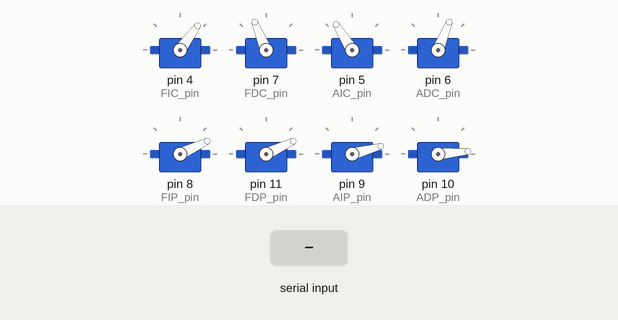
This sketch was run on a simulated Arduino Uno, built with avr-gcc and run on an emulated ATmega328P. Shown: 8 × servo. The test bench sets the inputs (shaded band).

Above: at 1.2 s.
1.3 s: "w" received over Serial
At 3.5 s:
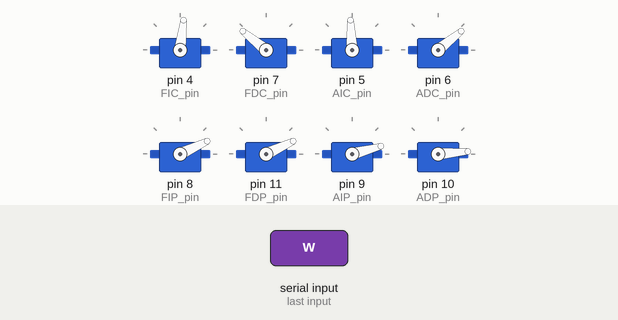
4.3 s: "s" received over Serial
At 5.8 s:
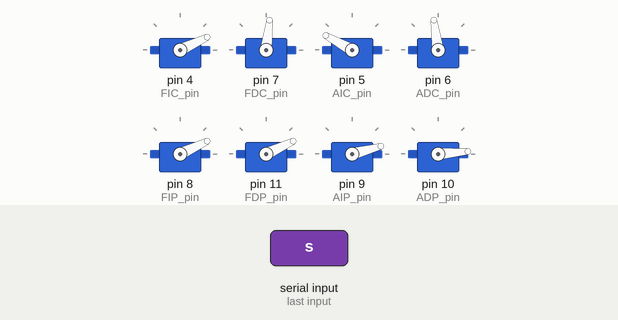
7.3 s: "a" received over Serial
At 9.2 s:
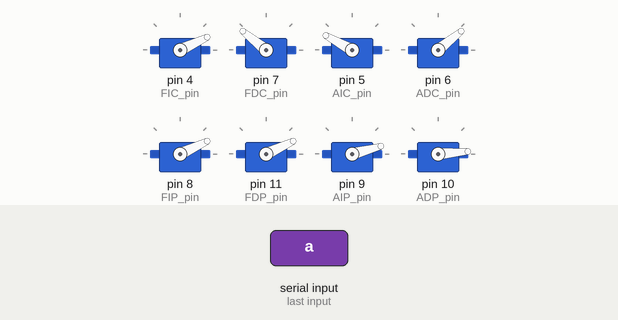
10.3 s: "d" received over Serial
At 11.5 s:
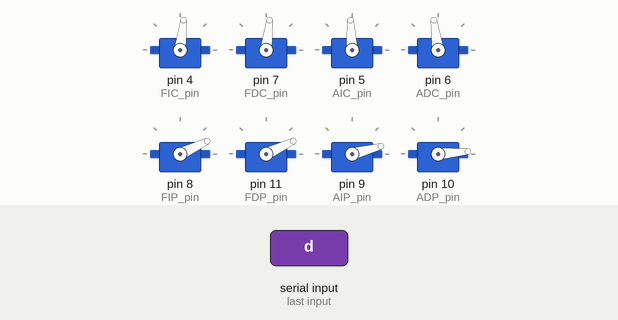
13.3 s: "p" received over Serial
At 15.1 s:
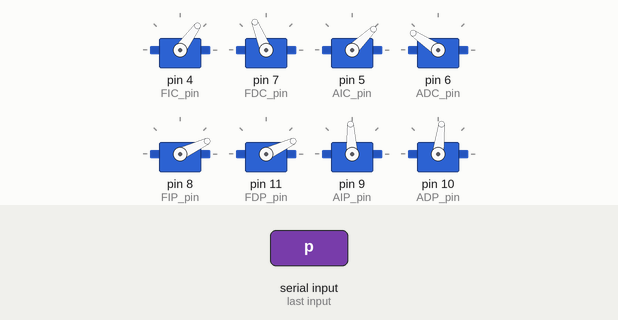
16.3 s: "h" received over Serial
At 20.3 s:
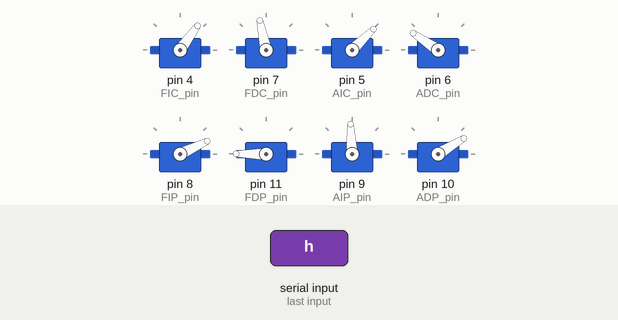
Timing chart, 0 to 22.4 s (numbered marks = the images above; inputs shaded):
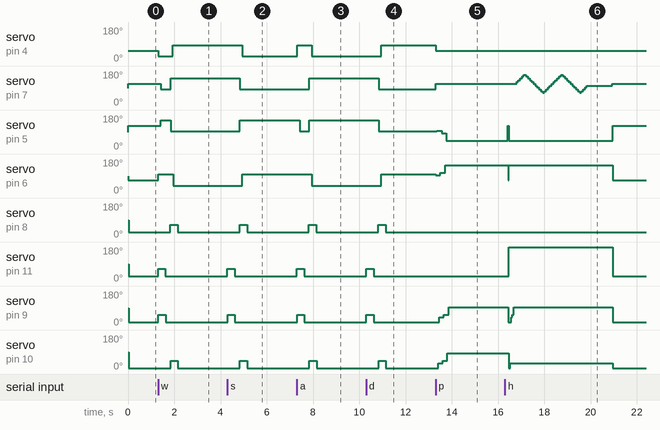

Measured:
- after the input at 1.3 s, servo on pin 4 (FIC_pin): 54° → 25° at once, → 83° 0.63 s later; servo on pin 7 (FDC_pin): 112° → 83° after 0.12 s, → 141° 0.43 s later
- after the input at 4.3 s, servo on pin 4 (FIC_pin): 83° → 25° after 0.64 s; servo on pin 7 (FDC_pin): 141° → 83° after 0.54 s; servo on pin 5 (AIC_pin): 93° → 151° after 0.54 s; servo on pin 6 (ADC_pin): 39° → 98° after 0.65 s; servo on pin 8 (FIP_pin): 25° → 64° after 0.53 s, → 25° 0.32 s later
- after the input at 7.3 s, servo on pin 4 (FIC_pin): 25° → 83° at once, → 25° 0.63 s later; servo on pin 7 (FDC_pin): 83° → 141° after 0.54 s; servo on pin 5 (AIC_pin): 151° → 93° after 0.12 s, → 151° 0.42 s later; servo on pin 6 (ADC_pin): 98° → 39° after 0.65 s; servo on pin 8 (FIP_pin): 25° → 64° after 0.53 s, → 25° 0.32 s later
- after the input at 10.3 s, servo on pin 4 (FIC_pin): 25° → 83° after 0.64 s; servo on pin 7 (FDC_pin): 141° → 83° after 0.54 s; servo on pin 5 (AIC_pin): 151° → 93° after 0.54 s; servo on pin 6 (ADC_pin): 39° → 98° after 0.65 s; servo on pin 8 (FIP_pin): 25° → 64° after 0.53 s, → 25° 0.32 s later
- after the input at 13.3 s, servo on pin 4 (FIC_pin): 83° → 54° at once; servo on pin 7 (FDC_pin): 83° → 112° at once

The sketch:

arania-pollito.ino
```cpp
//--------------------------------------------------------------
// ARANIA POLLITO
//
// Codigo basado en:
// Stompy the Robot - Mk 1 - APC Magazine, July 2013 issue//
// Modified by Darren Yates 3 May 2013
// From code originally developed by Russell Cameron, Dagu.
// Editado y comentado por Konrad PEschka, Bs As, 2015
//--------------------------------------------------------------

#include <Servo.h>
#include <NewPing.h>

#define TRIG_PIN A0
#define ECHO_PIN A1
#define MAX_DISTANCE 400

// Sensor ecoico
NewPing sonar(TRIG_PIN, ECHO_PIN, MAX_DISTANCE);

//-------------------------------------------------------------------
// Velocidad de movimiento de todo el robot. Mas chico, mas rapido.
//-------------------------------------------------------------------
int Time=200;

//-------------------------------------------------------------------
//  Definicion de las constantes posicion inicial de cada servo.
//-------------------------------------------------------------------
#define FIC_centro      1100     //Frente_Izquierda_cuerpo_centro
#define FDC_centro      1700     //Frente_derecha_cuerpo_centro
#define AIC_centro      1800     //Atras_Izquierda_cuerpo_centro
#define ADC_centro      1250     //Atras_derecha_cuerpo_centro

#define FIP_centro      800      //Frente_Izquierda_pata_centro
#define FDP_centro      800      //Frente_derecha_pata_centro
#define AIP_centro      700      //Atras_Izquierda_pata_centro
#define ADP_centro      600      //Atras_derecha_pata_centro

//-------------------------------------------------------------------
// Alias de cada servo y los Pines del Arduino.
//-------------------------------------------------------------------
#define FIC_pin 4      // Pin Frente Izquierda Cuerpo
#define FDC_pin 7      // Pin Frente Derecha Cuerpo
#define AIC_pin 5      // Pin Atras Izquierda Cuerpo
#define ADC_pin 6      // Pin Atras Derecha Cuerpo
#define FIP_pin 8      // Pin Frente Izquierda Pata
#define FDP_pin 11     // Pin Frente Derecha Pata
#define AIP_pin 9      // Pin Atras Izquierda Pata
#define ADP_pin 10     // Pin Atras Derecha Pata

//-------------------------------------------------------------------
// Variables de movimiento.
//-------------------------------------------------------------------
int movimiento_izq;
int movimiento_der;
int levanta=-400;

int distancia_actual = 0;
int pos = 90;

int max_der = 0;
int max_izq = 0;

int variable_sienta=800;

const int tiempo_entre_servo=5;
const int tiempo_sienta=50;

//-------------------------------------------------------------------
// Servos.
//-------------------------------------------------------------------
Servo FIC_servo; // Front Left  Hip
Servo FDC_servo; // Front Right Hip
Servo AIC_servo; // Rear  Left  Hip
Servo ADC_servo; // Rear  Right Hip
Servo FIP_servo; // Front Left  Knee
Servo FDP_servo; // Front Right Knee
Servo AIP_servo; // Rear  left  Knee
Servo ADP_servo; // Rear  Right Knee

void setup()
{
  Serial.begin(9600);

  //-------------------------------------------------------------------
  // Inicializa servos.
  //-------------------------------------------------------------------
  FIC_servo.attach(FIC_pin);
  FDC_servo.attach(FDC_pin);
  AIC_servo.attach(AIC_pin);
  ADC_servo.attach(ADC_pin);
  FIP_servo.attach(FIP_pin);
  FDP_servo.attach(FDP_pin);
  AIP_servo.attach(AIP_pin);
  ADP_servo.attach(ADP_pin);

  posicion_inicial();
}

void loop()
{
  char c;

  while(1) {
    if (Serial.available() > 0) {
      while(Serial.available() > 0) {
        c = Serial.read();
      }

      if (c == 'w') {
        movimiento_izq=300;
        movimiento_der=300;
        camina();
      }
      if (c == 's') {
        movimiento_izq=-300;
        movimiento_der=-300;
        camina();
      }
      if (c == 'a') {
        movimiento_izq=-300;
        movimiento_der=300;
        camina();
      }
      if (c == 'd') {
        movimiento_izq=300;
        movimiento_der=-300;
        camina();
      }
      if (c == 'p') {
        sentarse();
      }
      if (c == 'h') {
        saluda();
      }
      if (c == 'i') {
        posicion_inicial();
      }
    }
  }
}

//-------------------------------------------------------------------
// Distancia en cm medida por el sensor HC-SR04
//-------------------------------------------------------------------
int readPing()
{
  unsigned int uS = sonar.ping();
  delay(50);
  return uS / US_ROUNDTRIP_CM;
}

//-------------------------------------------------------------------
// Pone la araña en posicion inicial.
//-------------------------------------------------------------------
void posicion_inicial()
{
  FIC_servo.writeMicroseconds(FIC_centro);
  delay(tiempo_entre_servo);
  FDC_servo.writeMicroseconds(FDC_centro);
  delay(tiempo_entre_servo);
  AIC_servo.writeMicroseconds(AIC_centro);
  delay(tiempo_entre_servo);
  ADC_servo.writeMicroseconds(ADC_centro);
  delay(tiempo_entre_servo);
  FIP_servo.writeMicroseconds(FIP_centro);
  delay(tiempo_entre_servo);
  FDP_servo.writeMicroseconds(FDP_centro);
  delay(tiempo_entre_servo);
  AIP_servo.writeMicroseconds(AIP_centro);
  delay(tiempo_entre_servo);
  ADP_servo.writeMicroseconds(ADP_centro);
  delay(tiempo_entre_servo);
}

//-------------------------------------------------------------------
// Avanza la araña
//-------------------------------------------------------------------
void camina()
{
  FDP_servo.writeMicroseconds(FDP_centro-levanta);                // raise front right leg
  delay(tiempo_entre_servo);
  AIP_servo.writeMicroseconds(AIP_centro-levanta);                // raise rear  left  leg
  delay(tiempo_entre_servo);
  FIC_servo.writeMicroseconds(FIC_centro-movimiento_izq);         // move  front left  leg backward
  delay(tiempo_entre_servo);
  ADC_servo.writeMicroseconds(ADC_centro+movimiento_der);         // move  rear  right leg backward
  delay(Time/2);
  FDC_servo.writeMicroseconds(FDC_centro-movimiento_der);         // move  front right leg forward
  delay(tiempo_entre_servo);
  AIC_servo.writeMicroseconds(AIC_centro+movimiento_izq);         // move  rear  left  leg forward
  delay(Time);
  FDP_servo.writeMicroseconds(FDP_centro);                        // lower front right leg
  delay(tiempo_entre_servo);
  AIP_servo.writeMicroseconds(AIP_centro);                        // lower rear  left  leg
  delay(Time);

  FIP_servo.writeMicroseconds(FIP_centro-levanta);                // raise front left  leg
  delay(tiempo_entre_servo);
  ADP_servo.writeMicroseconds(ADP_centro-levanta);                // raise rear  right leg
  delay(tiempo_entre_servo);
  FDC_servo.writeMicroseconds(FDC_centro+movimiento_der);         // move  front right leg backward
  delay(tiempo_entre_servo);
  AIC_servo.writeMicroseconds(AIC_centro-movimiento_izq);         // move  rear  left  leg backward
  delay(Time/2);
  FIC_servo.writeMicroseconds(FIC_centro+movimiento_izq);         // move  front left  leg forward
  delay(tiempo_entre_servo);
  ADC_servo.writeMicroseconds(ADC_centro-movimiento_der);         // move  rear  right leg forward
  delay(Time);
  FIP_servo.writeMicroseconds(FIP_centro);                        // lower front left  leg
  delay(tiempo_entre_servo);
  ADP_servo.writeMicroseconds(ADP_centro);                        // lower rear  right leg
  delay(Time);
}

//-------------------------------------------------------------------
// Sentarse
//-------------------------------------------------------------------
void sentarse()
{
  FDC_servo.writeMicroseconds(FDC_centro);
  delay(tiempo_entre_servo);
  FIC_servo.writeMicroseconds(FIC_centro);
  delay(tiempo_entre_servo);

  ADC_servo.writeMicroseconds(ADC_centro+variable_sienta/3);  //se tira de a poco
  delay(tiempo_sienta);
  AIC_servo.writeMicroseconds(AIC_centro-variable_sienta/3);
  delay(tiempo_sienta);
  ADP_servo.writeMicroseconds(ADP_centro+variable_sienta/3);
  delay(tiempo_sienta);
  AIP_servo.writeMicroseconds(AIP_centro+variable_sienta/3);
  delay(tiempo_sienta);

  ADC_servo.writeMicroseconds(ADC_centro+variable_sienta/2);  //se tira de a poco
  delay(tiempo_sienta);
  AIC_servo.writeMicroseconds(AIC_centro-variable_sienta/2);
  delay(tiempo_sienta);
  ADP_servo.writeMicroseconds(ADP_centro+variable_sienta/2);
  delay(tiempo_sienta);
  AIP_servo.writeMicroseconds(AIP_centro+variable_sienta/2);
  delay(tiempo_sienta);

  ADC_servo.writeMicroseconds(ADC_centro+variable_sienta);   //se termina de tirar
  delay(tiempo_sienta);
  AIC_servo.writeMicroseconds(AIC_centro-variable_sienta);
  delay(tiempo_sienta);
  ADP_servo.writeMicroseconds(ADP_centro+variable_sienta);
  delay(tiempo_sienta);
  AIP_servo.writeMicroseconds(AIP_centro+variable_sienta);
  delay(tiempo_sienta);

  delay(2500);                //espera 2,5 Segundos

  posicion_inicial();
}

//-------------------------------------------------------------------
// Saludo.
//-------------------------------------------------------------------
void saluda(void)
{
  FDC_servo.writeMicroseconds(FDC_centro);
  delay(tiempo_entre_servo);
  FIC_servo.writeMicroseconds(FIC_centro);
  delay(tiempo_entre_servo);

  ADC_servo.writeMicroseconds(ADC_centro+variable_sienta);  //se tira al piso de costado
  delay(tiempo_entre_servo);
  AIC_servo.writeMicroseconds(AIC_centro-variable_sienta);
  delay(tiempo_entre_servo);

  FDP_servo.writeMicroseconds(2550);
  delay(tiempo_sienta);
  ADP_servo.writeMicroseconds(ADP_centro+variable_sienta/3);
  delay(tiempo_sienta);
  AIP_servo.writeMicroseconds(AIP_centro+variable_sienta/3);
  delay(tiempo_sienta);
  AIP_servo.writeMicroseconds(AIP_centro+variable_sienta/2);
  delay(tiempo_sienta);
  AIP_servo.writeMicroseconds(AIP_centro+variable_sienta);
  delay(tiempo_sienta);

  mueve_pata_frente();
  mueve_pata_frente();
  delay(1000);

  posicion_inicial();
}

//-------------------------------------------------------------------
// Mueve Pata en Frente
//-------------------------------------------------------------------
void mueve_pata_frente(void)
{
  int maximo=500;
  int tiempo_saluda=80;

  for(int j=0;j<maximo;j=j+100) {
    FDC_servo.writeMicroseconds(FDC_centro+j);  //se tira al piso de costado
    delay(tiempo_saluda);
  }

  for(int j=maximo;j>0;j=j-100) {
    FDC_servo.writeMicroseconds(FDC_centro+j);  //se tira al piso de costado
    delay(tiempo_saluda);
  }

  for(int j=0;j<maximo;j=j+100) {
    FDC_servo.writeMicroseconds(FDC_centro-j);  //se tira al piso de costado
    delay(tiempo_saluda);
  }

  for(int j=maximo;j>0;j=j-100) {
    FDC_servo.writeMicroseconds(FDC_centro-j);  //se tira al piso de costado
    delay(tiempo_saluda);
  }
}
```
